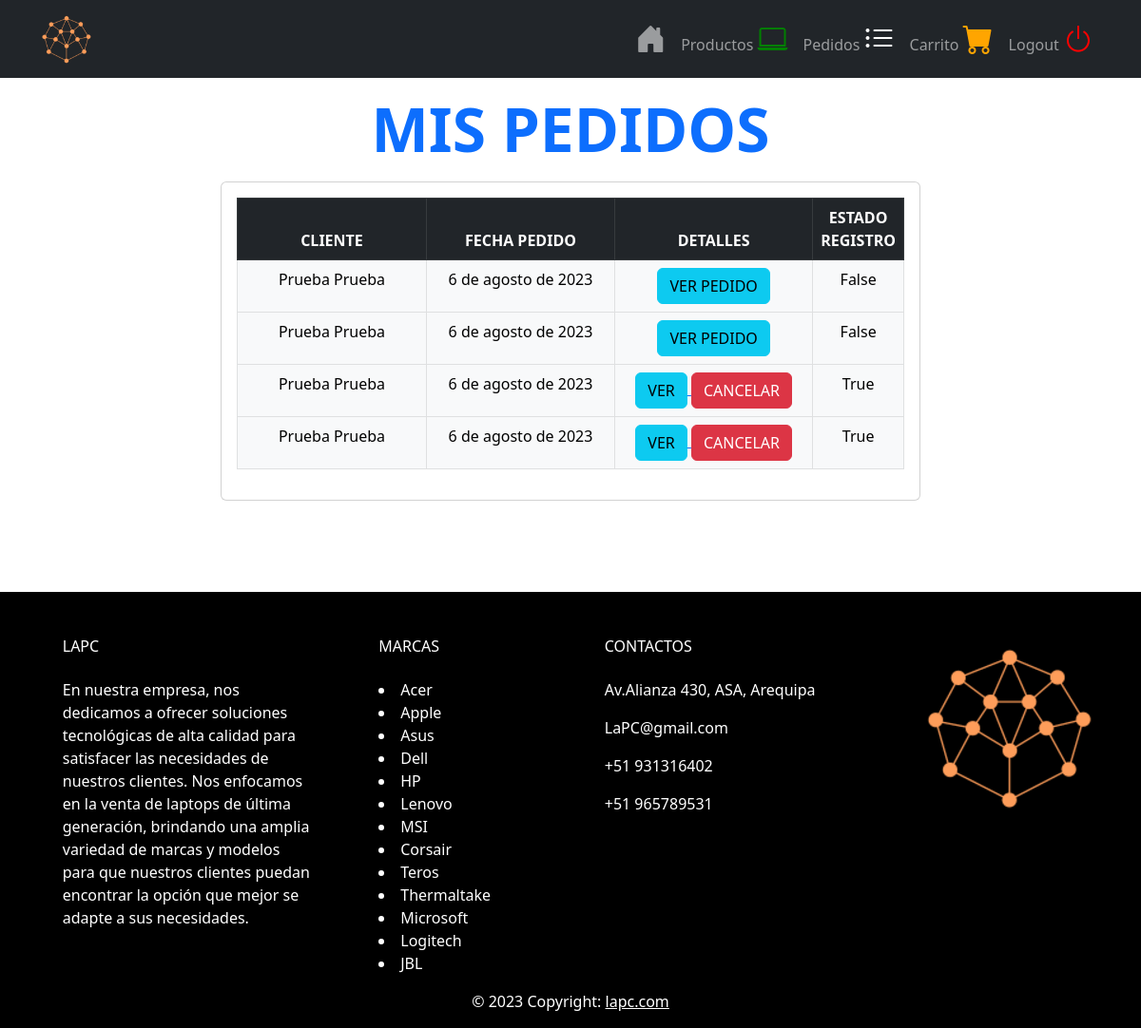
Screenshot of /index/ (signed in) with the database file from the repository.
### tienda/models.py (models this page shows, shortened)
class Pedido(models.Model):  # Cambiar modelo manytomany
    PedCabCodCli = models.ForeignKey(Cliente, on_delete=models.CASCADE)
    PedCabFec = models.DateField(auto_now_add=True)
    PedDetArtCod = models.ManyToManyField(Carrito, symmetrical=False)
    PedDetEstReg = models.BooleanField(default=True)
    _total = 0

class Cliente(AbstractUser):
    CliDNI = models.CharField(max_length=8)
    CliApePat = models.CharField(max_length=20)
    CliNom = models.CharField(max_length=20)
    CliEstReg = models.BooleanField(default=True)
    def __str__(self):
        return self.CliNom + ' ' + self.CliApePat
    password = models.CharField(max_length=128, null=True)
    username = models.CharField(max_length=150, unique=True, null=True)

### tienda/views.py (the view)
# urls.py: path('index/', views.Index.as_view(), name='index'),
@method_decorator(login_required, name='dispatch')
class Index(View):
    def get(self, request, *args, **kwargs):
        pedido = Pedido.objects.filter(PedCabCodCli=request.user)
        return render(request, 'index.html', {'pedidos': pedido})

### tienda/templates/index.html (shortened to what this page needs)
{% extends 'base.html' %}
{% block content %}
    <div class="container">
        <h1 class="text-center mt-3 mb-3 display-3 text-primary fw-bolder">MIS PEDIDOS</h1>
        <div class="row justify-content-center">
            <div class="col-md-8">
                <div class="card">
                    <div class="card-body">
                        <table class="table table-bordered text-center">
                            <thead class="thead-dark table-dark">
                                <tr>
                                    <th class="col-4">CLIENTE</th>
                                    <th class="col-4">FECHA PEDIDO</th>
                                    <th class="col-4">DETALLES</th>
                                    <th class="col-4">ESTADO REGISTRO</th>
                                </tr>
                            </thead>
                            <tbody class="table-light">
                                {% for pedido in pedidos %}
                                    <tr>
                                        <td class="col-4">{{ pedido.PedCabCodCli }}</td>
                                        <td class="col-4">{{ pedido.PedCabFec }}</td>
                                        <td class="col-4">
                                            {% if pedido.PedDetEstReg == False %}
                                                <a href="{% url 'pedido_detalle' pedido.id %}">
                                                    <button type="button" class="btn btn-info  btn-rounded" >
                                                        VER PEDIDO
                                                    </button>
                                                </a>
                                            {% else %}
                                                <a href="{% url 'pedido_detalle' pedido.id %}">
                                                    <button type="button" class="btn btn-info  btn-rounded" >
                                                        VER
                                                    </button>
                                                </a>
                                                <a href="{% url 'eliminar_pedido' pedido.id %}">
                                                    <button type="submit" class="btn btn-danger btn-rounded ">
                                                        CANCELAR
                                                    </button>
                                                </a>
                                            {% endif %}
                                        </td>
                                        <td class="col-4">{{ pedido.PedDetEstReg}}</td>
                                    </tr>
                                {% endfor %}
                            </tbody>
                        </table>
                    </div>
                </div>
            </div>
        </div>
    </div>
    <br><br><br><br>
{% endblock %}

### rows the page displays
Pedido: PedCabCodCli "Prueba Prueba", PedCabFec "6 de agosto de 2023", shows "VER PEDIDO", PedDetEstReg "False"
Pedido: PedCabCodCli "Prueba Prueba", PedCabFec "6 de agosto de 2023", shows "VER PEDIDO", PedDetEstReg "False"
Pedido: PedCabCodCli "Prueba Prueba", PedCabFec "6 de agosto de 2023", shows "VER", PedDetEstReg "True"
Pedido: PedCabCodCli "Prueba Prueba", PedCabFec "6 de agosto de 2023", shows "VER", PedDetEstReg "True"
